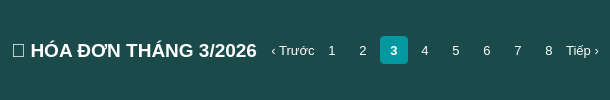
                <widget class="QFrame" name="BannerInvoice">
                  <property name="minimumSize">
                    <size>
                      <width>0</width>
                      <height>60</height>
                    </size>
                  </property>
                  <property name="styleSheet">
                    <string>background-color: #1a4a49; border-radius: 8px;</string>
                  </property>
                  <layout class="QHBoxLayout">
                    <item>
                      <widget class="QLabel">
                        <property name="text">
                          <string>📄 HÓA ĐƠN THÁNG 3/2026</string>
                        </property>
                        <property name="styleSheet">
                          <string>color: white;</string>
                        </property>
                        <property name="font">
                          <font>
                            <pointsize>14</pointsize>
                            <bold>true</bold>
                            <weight>75</weight>
                          </font>
                        </property>
                      </widget>
                    </item>
                    <item>
                      <spacer>
                        <property name="orientation">
                          <enum>Qt::Horizontal</enum>
                        </property>
                      </spacer>
                    </item>
                    <item>
                      <layout class="QHBoxLayout" name="paginationLayout">
                        <property name="spacing">
                          <number>3</number>
                        </property>
                        <item>
                          <widget class="QPushButton" name="btnPagePrev">
                            <property name="cursor">
                              <cursorShape>PointingHandCursor</cursorShape>
                            </property>
                            <property name="minimumSize">
                              <size>
                                <width>0</width>
                                <height>28</height>
                              </size>
                            </property>
                            <property name="text">
                              <string>‹ Trước</string>
                            </property>
                            <property name="styleSheet">
                              <string>QPushButton { background-color: transparent; color: white; border-radius: 4px; } QPushButton:hover { background-color: rgba(255,255,255,0.2); }</string>
                            </property>
                            <property name="font">
                              <font>
                                <pointsize>10</pointsize>
                              </font>
                            </property>
                          </widget>
                        </item>
                        <item>
                          <widget class="QPushButton" name="btnPage1">
                            <property name="cursor">
                              <cursorShape>PointingHandCursor</cursorShape>
                            </property>
                            <property name="minimumSize">
                              <size>
                                <width>28</width>
                                <height>28</height>
                              </size>
                            </property>
                            <property name="text">
                              <string>1</string>
                            </property>
                            <property name="styleSheet">
                              <string>QPushButton { background-color: transparent; color: white; border-radius: 4px; } QPushButton:hover { background-color: rgba(255,255,255,0.2); }</string>
                            </property>
                            <property name="font">
                              <font>
                                <pointsize>10</pointsize>
                              </font>
                            </property>
                          </widget>
                        </item>
                        <item>
                          <widget class="QPushButton" name="btnPage2">
                            <property name="cursor">
                              <cursorShape>PointingHandCursor</cursorShape>
                            </property>
                            <property name="minimumSize">
                              <size>
                                <width>28</width>
                                <height>28</height>
                              </size>
                            </property>
                            <property name="text">
                              <string>2</string>
                            </property>
                            <property name="styleSheet">
                              <string>QPushButton { background-color: transparent; color: white; border-radius: 4px; } QPushButton:hover { background-color: rgba(255,255,255,0.2); }</string>
                            </property>
                            <property name="font">
                              <font>
                                <pointsize>10</pointsize>
                              </font>
                            </property>
                          </widget>
                        </item>
                        <item>
                          <widget class="QPushButton" name="btnPage3">
                            <property name="cursor">
                              <cursorShape>PointingHandCursor</cursorShape>
                            </property>
                            <property name="minimumSize">
                              <size>
                                <width>28</width>
                                <height>28</height>
                              </size>
                            </property>
                            <property name="text">
                              <string>3</string>
                            </property>
                            <property name="styleSheet">
                              <string>QPushButton { background-color: #0298a0; color: white; border-radius: 4px; font-weight: bold; }</string>
                            </property>
                            <property name="font">
                              <font>
                                <pointsize>10</pointsize>
                                <bold>true</bold>
                              </font>
                            </property>
                          </widget>
                        </item>
                        <item>
                          <widget class="QPushButton" name="btnPage4">
                            <property name="cursor">
                              <cursorShape>PointingHandCursor</cursorShape>
                            </property>
                            <property name="minimumSize">
                              <size>
                                <width>28</width>
                                <height>28</height>
                              </size>
                            </property>
                            <property name="text">
                              <string>4</string>
                            </property>
                            <property name="styleSheet">
                              <string>QPushButton { background-color: transparent; color: white; border-radius: 4px; } QPushButton:hover { background-color: rgba(255,255,255,0.2); }</string>
                            </property>
                            <property name="font">
                              <font>
                                <pointsize>10</pointsize>
                              </font>
                            </property>
                          </widget>
                        </item>
                        <item>
                          <widget class="QPushButton" name="btnPage5">
                            <property name="cursor">
                              <cursorShape>PointingHandCursor</cursorShape>
                            </property>
                            <property name="minimumSize">
                              <size>
                                <width>28</width>
                                <height>28</height>
                              </size>
                            </property>
                            <property name="text">
                              <string>5</string>
                            </property>
                            <property name="styleSheet">
                              <string>QPushButton { background-color: transparent; color: white; border-radius: 4px; } QPushButton:hover { background-color: rgba(255,255,255,0.2); }</string>
                            </property>
                            <property name="font">
                              <font>
                                <pointsize>10</pointsize>
                              </font>
                            </property>
                          </widget>
                        </item>
                        <item>
                          <widget class="QPushButton" name="btnPage6">
                            <property name="cursor">
                              <cursorShape>PointingHandCursor</cursorShape>
                            </property>
                            <property name="minimumSize">
                              <size>
                                <width>28</width>
                                <height>28</height>
                              </size>
                            </property>
                            <property name="text">
                              <string>6</string>
                            </property>
                            <property name="styleSheet">
                              <string>QPushButton { background-color: transparent; color: white; border-radius: 4px; } QPushButton:hover { background-color: rgba(255,255,255,0.2); }</string>
                            </property>
                            <property name="font">
                              <font>
                                <pointsize>10</pointsize>
                              </font>
                            </property>
                          </widget>
                        </item>
                        <item>
                          <widget class="QPushButton" name="btnPage7">
                            <property name="cursor">
                              <cursorShape>PointingHandCursor</cursorShape>
                            </property>
                            <property name="minimumSize">
                              <size>
                                <width>28</width>
                                <height>28</height>
                              </size>
                            </property>
                            <property name="text">
                              <string>7</string>
                            </property>
                            <property name="styleSheet">
                              <string>QPushButton { background-color: transparent; color: white; border-radius: 4px; } QPushButton:hover { background-color: rgba(255,255,255,0.2); }</string>
                            </property>
                            <property name="font">
                              <font>
                                <pointsize>10</pointsize>
                              </font>
                            </property>
                          </widget>
                        </item>
                        <item>
                          <widget class="QPushButton" name="btnPage8">
                            <property name="cursor">
                              <cursorShape>PointingHandCursor</cursorShape>
                            </property>
                            <property name="minimumSize">
                              <size>
                                <width>28</width>
                                <height>28</height>
                              </size>
                            </property>
                            <property name="text">
                              <string>8</string>
                            </property>
                            <property name="styleSheet">
                              <string>QPushButton { background-color: transparent; color: white; border-radius: 4px; } QPushButton:hover { background-color: rgba(255,255,255,0.2); }</string>
                            </property>
                            <property name="font">
                              <font>
                                <pointsize>10</pointsize>
                              </font>
                            </property>
                          </widget>
                        </item>
                        <item>
                          <widget class="QPushButton" name="btnPageNext">
                            <property name="cursor">
                              <cursorShape>PointingHandCursor</cursorShape>
                            </property>
                            <property name="minimumSize">
                              <size>
                                <width>0</width>
                                <height>28</height>
                              </size>
                            </property>
                            <property name="text">
                              <string>Tiếp ›</string>
                            </property>
                            <property name="styleSheet">
                              <string>QPushButton { background-color: transparent; color: white; border-radius: 4px; } QPushButton:hover { background-color: rgba(255,255,255,0.2); }</string>
                            </property>
                            <property name="font">
                              <font>
                                <pointsize>10</pointsize>
                              </font>
                            </property>
                          </widget>
                        </item>
                      </layout>
                    </item>
                  </layout>
                </widget>
